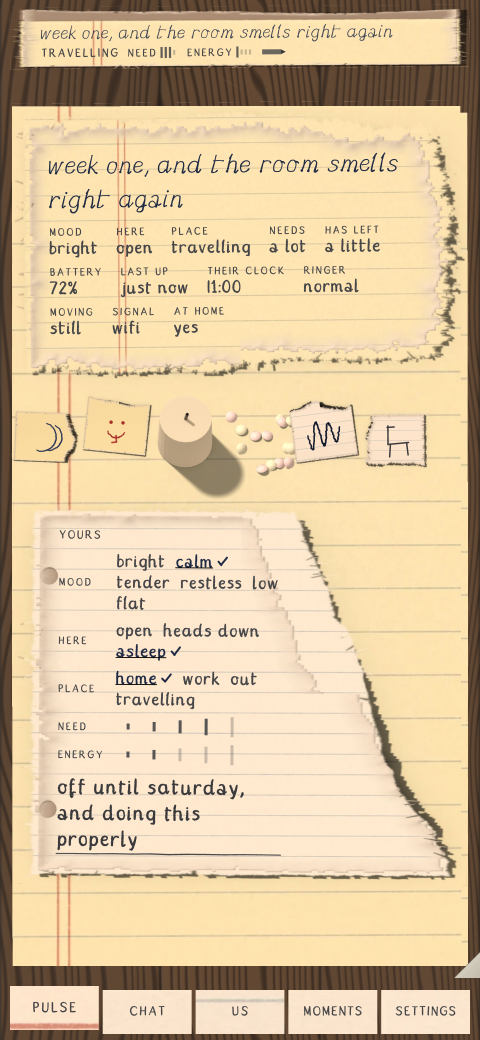
#> input picture evidence/01_pulse.png, 1440 x 3120 px (shown at 1/3 size)
$ python -i flat_fill.py   (imports and definitions only)
#> lines starting #> are read from the running program, lines starting #| are printed output that depends on the picture
#!/usr/bin/env python3
"""Whether a still has a flat fill in it: one exact RGB value standing in for a surface.

    python3 tools/check/flat_fill.py                            # every still in evidence/
    python3 tools/check/flat_fill.py evidence/10_first_run.png  # one
    python3 tools/check/flat_fill.py --out evidence/logs/flat_fill.json

`the-backing-surface-of-three-screens-is-one-rgb-value` names two clauses and asks for a gate to
hold them: **no single RGB value occupies more than 8% of a frame**, and **every 400x200 window of
a paper region measures L_std >= 8**. Until firing 28 both
were measured by hand, once per firing, by whoever happened to be looking -- which is how
`10_first_run.png` sat at 59.56% one exact colour for five firings while three separate diagnoses
of it were written down and two of them were wrong.

The first clause is the one that catches the failure this was written for, and it is cheap and
exact: a *render* of paper cannot put 59% of a frame on one value to the bit, because a render of
paper has tooth in it. A flat fill can, and the value it lands on is a constant somebody typed.
So the report names the constant when it recognises one, out of `app/lib/material/palette.dart`.

The second clause is the tooth, sampled with the window size and fixed seed `tools/paper_tooth.py`'s
eight-window sampler uses. ITS FLOOR IS THE CLASS FLOOR OF THE STOCK UNDER THE BOX, per
docs/COLOR.md §5a, read from tools/check/stock_class.py -- not a number of this file's own. Which
stock is under the box is what the still's `<still>.surfaces.json` DECLARES: the `assets/paper/`
surface whose rect covers most of the pad box. That is the pad on every region, and on
17_setup_pwa, which has no pad, it is the looseleaf sheet the setup page is written on. A still
with no sidecar, or no declared paper covering half the box, fails the clause and says why, rather
than being read against a floor guessed for it.

The box for the second clause is the region pad's, which is where the flat fills were. It is
derived from the frame rather than written down, so it holds for any still of this app at any
size: the pad is inset by RegionPad._margin (12 logical px) and sits under the partner strip.

Exits 0 if every still passes both clauses, 2 if any fails, so capture.sh can gate on it.
"""
import argparse
import glob
import json
import os
import sys

import numpy as np
from PIL import Image

ROOT = os.path.dirname(os.path.dirname(os.path.dirname(os.path.abspath(__file__))))

# the ceiling the queue item names, as a fraction of the frame
DOMINANT_CEILING = 0.08
# the tooth floor, quoted from the same item and shared with tools/paper_tooth.py.
#
# THERE IS NO LEVEL FLOOR BESIDE IT ANY MORE. `FLOOR_LEVELS = 60` stood here from the queue item
# this file quotes, and docs/COLOR.md §5a inherited it without deriving it. Measured at firing 33,
# it is missed by the REPAIRED written stocks as well as by the defect -- lined_01 58, lined_02 58,
# lined_03 57, lined_04 57, defect 42 -- so it separated nothing, and WORKER_PROMPT §3d disqualifies
# a ruler that fails the repair and the defect alike. Struck at firing 36. The distinct-level count
# is still measured and reported per window; see tools/check/stock_class.py for the whole argument
# and for what would let a posterisation guard be re-declared.
SAMPLE = (400, 200)
sys.path.insert(0, os.path.dirname(os.path.abspath(__file__)))
import stock_class  # noqa: E402

# app/lib/material/palette.dart. A dominant value that is one of these to the bit is a fallback
# colour showing through, not a render -- which is the whole diagnosis, stated once.
CONSTANTS = {
    0xF1ECDF: "Paper.lined", 0xECE0C2: "Paper.aged", 0xE9ECEC: "Paper.graph",
    0xF3E6A8: "Paper.legal", 0xF6F1E6: "Paper.index", 0xF2EDE2: "Paper.looseleaf",
    0xEFEADC: "Paper.spiral", 0xF3E08A: "Paper.stickyYellow", 0xF2C1C1: "Paper.stickyPink",
    0xE7E0CE: "Paper.underside", 0x4C3E32: "DeskColour.day", 0x2A241F: "DeskColour.dusk",
}


def dominant(rgb):
    """The most common exact RGB value in the frame, and what share of it that value is."""
    flat = rgb.reshape(-1, 3).astype(np.int32)
    key = (flat[:, 0] << 16) | (flat[:, 1] << 8) | flat[:, 2]
    values, counts = np.unique(key, return_counts=True)
    i = int(counts.argmax())
    return int(values[i]), float(counts[i]) / key.size


def pad_box(w, h):
    """RegionPad's box in device pixels, derived from the frame.

    The pad is `Positioned.fill` inside the region, inset by `_margin` = 12 logical px, under a
    `PartnerStrip` 86 logical px tall in a 6-point padding; the nav row is 68 at the bottom. At
    dpr 3 on a 1440x3120 capture that is x 36..1404 and y 318..2898, which is the box firing 27
    measured the 59.56% fill's own bounding box at to the pixel.
    """
    dpr = w / 480.0
    return (round(36 * dpr / 3), round(318 * dpr / 3),
            round(1368 * dpr / 3), round(2580 * (h / 3120.0)))


def declared_stock(path, box):
    """The paper stock the still's own surfaces.json declares under `box`, and how much of it.

    Returns (stem, share) -- `legal_02_dusk`, 0.97 -- or (None, why) when there is nothing to
    read. The share is of the box's area, clipped to the frame, so a pad drawn past the frame edge
    by its Transform.scale is not counted for paper nobody sees.
    """
    side = os.path.splitext(path)[0] + ".surfaces.json"
    if not os.path.exists(side):
        return None, "no %s beside it" % os.path.basename(side)
    with open(side) as fh:
        surfaces = json.load(fh)
    bx, by, bw, bh = box
    best, share = None, 0.0
    for sf in surfaces:
        asset = sf.get("asset", "")
        if not asset.startswith("assets/paper/"):
            continue
        x, y, w, h = sf["rect"]
        ix = max(0, min(bx + bw, x + w) - max(bx, x))
        iy = max(0, min(by + bh, y + h) - max(by, y))
        cov = ix * iy / float(bw * bh)
        if cov > share:
            best, share = os.path.splitext(os.path.basename(asset))[0], cov
    if best is None or share < 0.5:
        return None, "no declared paper covers half the pad box (best %.2f)" % share
    return best, round(share, 3)


def stem_family(stem):
    parts = stem.split("_")
    while parts and (parts[-1] == "dusk" or parts[-1].isdigit()):
        parts.pop()
    return "_".join(parts)


def samples(lum, n=8, seed=7):
    """n windows of the size the item measures. Identical to tools/paper_tooth.py's sampler --
    same size, same seed, same placement rule -- so the two tables can be read together."""
    sw, sh = SAMPLE
    if lum.shape[0] < sh or lum.shape[1] < sw:
        return []
    rng = np.random.default_rng(seed)
    out = []
    for _ in range(n):
        y = int(rng.integers(0, lum.shape[0] - sh))
        x = int(rng.integers(0, lum.shape[1] - sw))
        p = lum[y:y + sh, x:x + sw]
        out.append({"at": [x, y],
                    "std": round(float(p.std()), 3),
                    "levels": int(len(np.unique(np.round(p))))})
    return out


def read(path):
#> called with path = '../../evidence/01_pulse.png'
    im = Image.open(path)
#> im is the input picture: PIL image 1440x3120 RGBA; mean R, G, B, A 221.1, 197.9, 161.3, 255
    rgb = np.asarray(im.convert("RGB"))
    h, w = rgb.shape[0], rgb.shape[1]
#> h = 3120; w = 1440
    value, share = dominant(rgb)
#> in dominant, `i = int(counts.argmax())`: i = 62318
#> value = 16704946; share = 0.0681
    x, y, bw, bh = pad_box(w, h)
#> x = 36; y = 318; bw = 1368; bh = 2580
    lum = np.asarray(im.convert("L"), dtype=np.float64)[y:y + bh, x:x + bw]
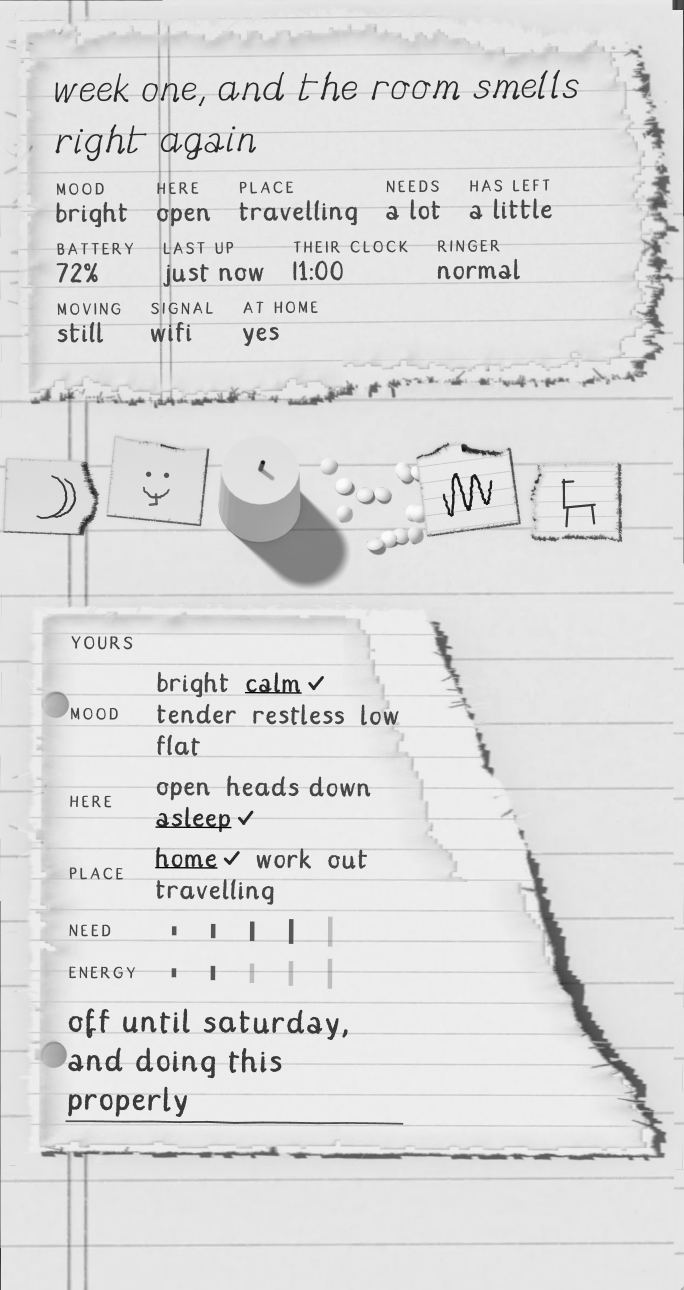
#> lum: shape (2580, 1368) float64 (shown at 1/2 size); min 0, max 251, mean 220.4
    ss = samples(lum)
#> the loop in samples, `for _ in range(n):` made 8 passes
#> pass 1, in samples, `p = lum[y:y + sh, x:x + sw]`:
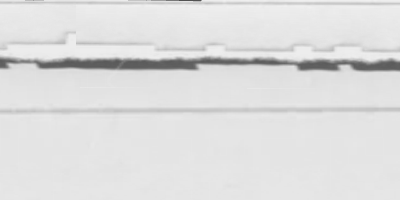
#> p: shape (200, 400) float64; min 82, max 240, mean 221.8
#> pass 2, in samples, `p = lum[y:y + sh, x:x + sw]`:
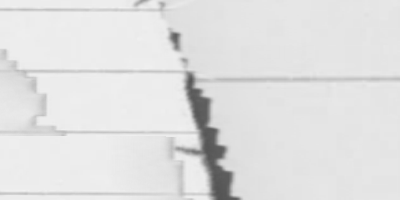
#> p: shape (200, 400) float64; min 83, max 242, mean 224.9
#> pass 3, in samples, `p = lum[y:y + sh, x:x + sw]`:
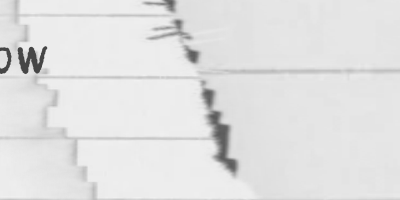
#> p: shape (200, 400) float64; min 70, max 241, mean 225.6
#> after the loop in samples, `for _ in range(n):`:
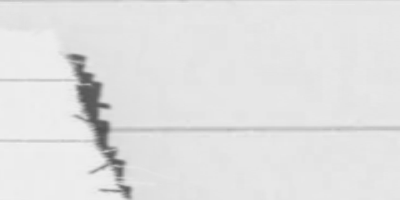
#> p: shape (200, 400) float64; min 79, max 241, mean 225.5
#> after the loop in samples, `for _ in range(n):`: out = 8 items
#> ss = 8 items
    stock, covers = declared_stock(path, (x, y, bw, bh))
#> covers = 'no 01_pulse.surfaces.json beside it'
    cls = stock_class.classify(stem_family(stock)) if stock else None
    floor = stock_class.FLOORS[cls] if cls else None
    passing = sum(1 for s in ss if floor is not None and s["std"] >= floor)
#> passing = 0
    stds = sorted(s["std"] for s in ss)
#> stds = [16.83, 19.29, 20.78, 22.97, 24.36, 41.23, 46.43, 54.88]
    problems = []
    if floor is None:
        problems.append("the tooth clause has no floor: %s" % (
            covers if stock is None else "%s has no class in docs/COLOR.md 5a" % stock))
    if share > DOMINANT_CEILING:
        named = CONSTANTS.get(value)
        problems.append(
            "%.2f%% of the frame is the one value #%06X%s, against a ceiling of %.0f%%"
            % (share * 100, value, " -- which is %s, a constant, so no render made it" % named
               if named else "", DOMINANT_CEILING * 100))
    if ss and floor is not None and passing < len(ss):
        problems.append(
            "%d of %d %dx%d windows of the pad box are under L_std %.1f, the %s floor of %s"
            % (len(ss) - passing, len(ss), SAMPLE[0], SAMPLE[1], floor, cls, stock))
    return {
        "of": os.path.basename(path),
        "size": [w, h],
        "dominant": {"rgb": "#%06X" % value, "share": round(share, 5),
                     "constant": CONSTANTS.get(value)},
        "pad_box": [x, y, bw, bh],
        "stock": {"declared": stock, "covers": covers if stock else None, "class": cls,
                  "floor": floor, "why": None if stock else covers},
        "windows": {"declared": len(ss), "passing": passing,
                    "median_std": stds[len(stds) // 2] if stds else None,
                    "each": ss},
        "problems": problems,
        "ok": not problems,
    }


def main():
    ap = argparse.ArgumentParser()
    ap.add_argument("stills", nargs="*", help="default: every PNG in evidence/")
    ap.add_argument("--out", default="")
    a = ap.parse_args()
    paths = a.stills or sorted(glob.glob(os.path.join(ROOT, "evidence", "*.png")))
    if not paths:
        # reading nothing is an error, not a pass: cc078d7 made that the rule for every gate here
        print("flat_fill: no stills to read", file=sys.stderr)
        return 2
    results = [read(p) for p in paths]
    report = {
        "ceiling": {"dominant_share": DOMINANT_CEILING, "sample": list(SAMPLE),
                    "std": dict(stock_class.FLOORS), "by": "docs/COLOR.md 5a, per stock class"},
        "stills": results,
        "ok": all(r["ok"] for r in results),
    }
    if a.out:
        os.makedirs(os.path.dirname(a.out) or ".", exist_ok=True)
        with open(a.out, "w") as fh:
            json.dump(report, fh, indent=1)
    for r in results:
        mark = "ok" if r["ok"] else "--"
        print("%s %-28s dominant %6.2f%% %s%s  windows %d/%d  median L_std %s  on %s (%s %s)"
              % (mark, r["of"], r["dominant"]["share"] * 100, r["dominant"]["rgb"],
                 " (%s)" % r["dominant"]["constant"] if r["dominant"]["constant"] else "",
                 r["windows"]["passing"], r["windows"]["declared"],
                 r["windows"]["median_std"], r["stock"]["declared"], r["stock"]["class"],
                 r["stock"]["floor"]))
        for p in r["problems"]:
            print("     %s" % p)
    return 0 if report["ok"] else 2


# [2 lines not run here, left out]

>>> result = read('../../evidence/01_pulse.png')
#> result = 8 items

$ run again, on evidence/17_setup_pwa.png
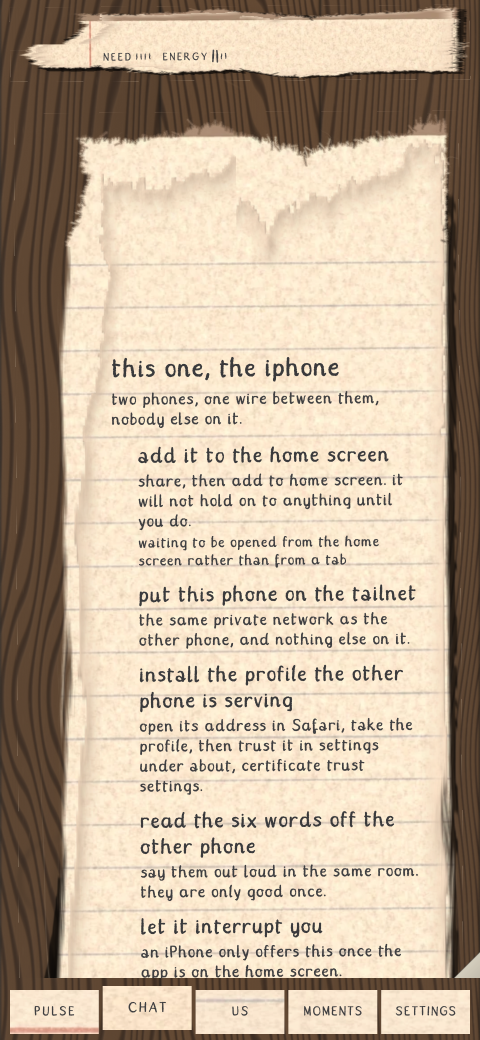
#> input picture evidence/17_setup_pwa.png, 1440 x 3120 px (shown at 1/3 size)
#> in read, im is the input picture: PIL image 1440x3120 RGBA; mean R, G, B, A 195.5, 177.2, 154.9, 255
#> i = 1695
#> value = 4144961; share = 0.0188
#> in read, `lum = np.asarray(im.convert("L"), dtype=np.float64)[y:y + bh, x:x + bw]`:
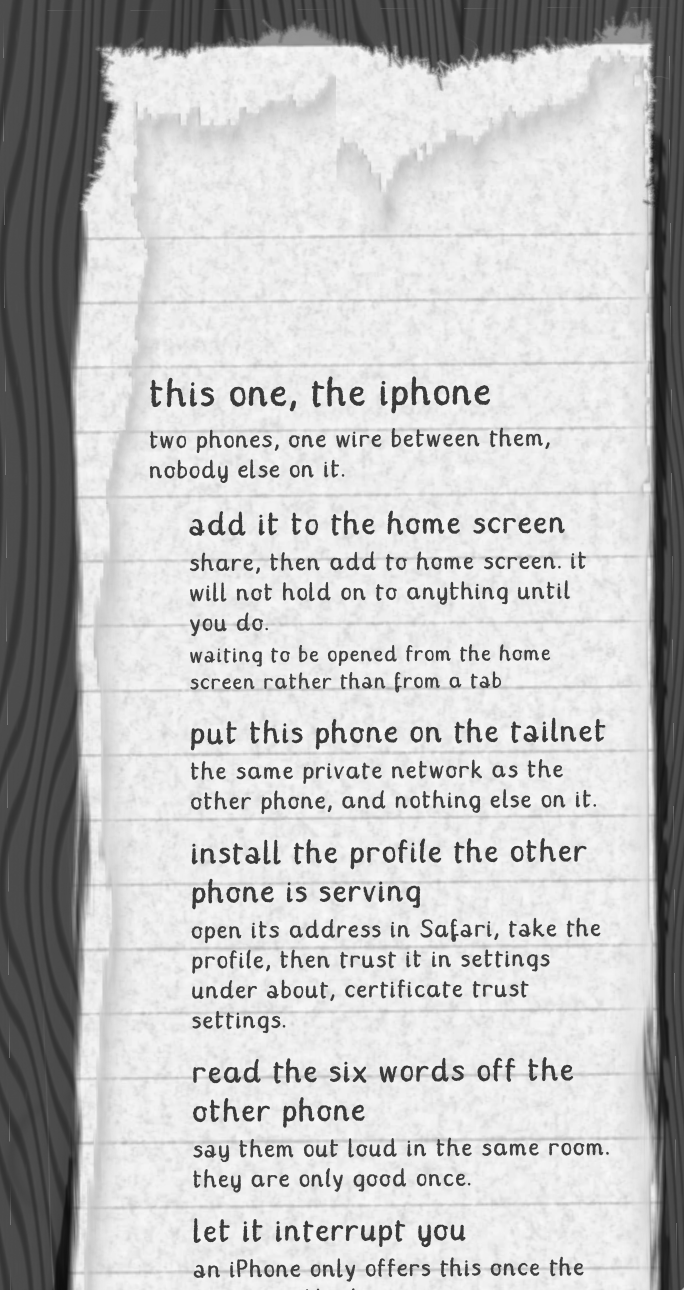
#> lum: shape (2580, 1368) float64 (shown at 1/2 size); min 12, max 251, mean 192.1
#> after the loop in samples, `for _ in range(n):`:
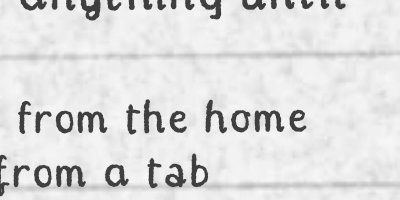
#> p: shape (200, 400) float64; min 63, max 247, mean 222.2
#> after the loop in samples, `for _ in range(n):`: out = 8 items
#> passing = 0
#> stds = [11.23, 35.26, 36.75, 43.2, 45.27, 46.87, 51.99, 79.45]
#> result = 8 items
